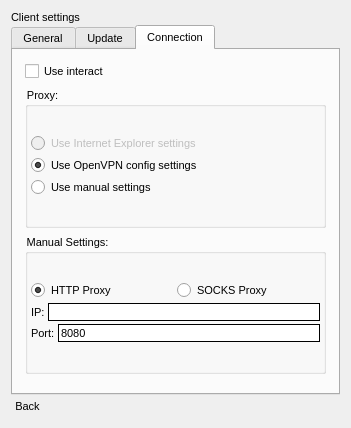
<?xml version="1.0" encoding="UTF-8"?>
<ui version="4.0">
 <class>ClientSettingsWidget</class>
 <widget class="QWidget" name="ClientSettingsWidget">
  <property name="geometry">
   <rect>
    <x>0</x>
    <y>0</y>
    <width>351</width>
    <height>428</height>
   </rect>
  </property>
  <property name="minimumSize">
   <size>
    <width>0</width>
    <height>285</height>
   </size>
  </property>
  <property name="windowTitle">
   <string>Form</string>
  </property>
  <property name="styleSheet">
   <string notr="true">font-size: 8pt;</string>
  </property>
  <layout class="QGridLayout" name="gridLayout">
   <item row="0" column="0">
    <layout class="QVBoxLayout" name="verticalLayout">
     <property name="spacing">
      <number>1</number>
     </property>
     <item>
      <widget class="QLabel" name="label">
       <property name="text">
        <string>Client settings</string>
       </property>
      </widget>
     </item>
     <item>
      <widget class="QTabWidget" name="tabWidget">
       <property name="sizePolicy">
        <sizepolicy hsizetype="Expanding" vsizetype="Expanding">
         <horstretch>0</horstretch>
         <verstretch>0</verstretch>
        </sizepolicy>
       </property>
       <property name="tabPosition">
        <enum>QTabWidget::North</enum>
       </property>
       <property name="tabShape">
        <enum>QTabWidget::Rounded</enum>
       </property>
       <property name="currentIndex">
        <number>2</number>
       </property>
       <widget class="QWidget" name="tabGeneral">
        <attribute name="title">
         <string>General</string>
        </attribute>
        <layout class="QGridLayout" name="gridLayout_5">
         <item row="0" column="0">
          <layout class="QVBoxLayout" name="verticalLayoutGeneral">
           <property name="leftMargin">
            <number>5</number>
           </property>
           <property name="topMargin">
            <number>3</number>
           </property>
           <property name="rightMargin">
            <number>5</number>
           </property>
           <property name="bottomMargin">
            <number>10</number>
           </property>
           <item>
            <widget class="QCheckBox" name="cbStartOnWindows">
             <property name="cursor">
              <cursorShape>PointingHandCursor</cursorShape>
             </property>
             <property name="text">
              <string>Start on windows startup</string>
             </property>
            </widget>
           </item>
           <item>
            <widget class="QCheckBox" name="cbBlockShutdown">
             <property name="cursor">
              <cursorShape>PointingHandCursor</cursorShape>
             </property>
             <property name="text">
              <string>Block shutdown</string>
             </property>
            </widget>
           </item>
           <item>
            <widget class="QCheckBox" name="cbAlwaysPopup">
             <property name="cursor">
              <cursorShape>PointingHandCursor</cursorShape>
             </property>
             <property name="text">
              <string>Popup on startup</string>
             </property>
            </widget>
           </item>
           <item>
            <widget class="QPushButton" name="cmdAddTap">
             <property name="cursor">
              <cursorShape>PointingHandCursor</cursorShape>
             </property>
             <property name="styleSheet">
              <string notr="true">:hover {background-color: rgb(195, 195, 195);}
QPushButton {;text-align:center;
	padding-left: 3px;
	padding-top: 3px;
   padding-right: 3px;
	padding-bottom: 3px;}</string>
             </property>
             <property name="text">
              <string>Add TAP</string>
             </property>
            </widget>
           </item>
           <item>
            <widget class="QPushButton" name="cmdRemoveTap">
             <property name="cursor">
              <cursorShape>PointingHandCursor</cursorShape>
             </property>
             <property name="styleSheet">
              <string notr="true">:hover {background-color: rgb(195, 195, 195);}
QPushButton {;text-align:center;
	padding-left: 3px;
	padding-top: 3px;
   padding-right: 3px;
	padding-bottom: 3px;}</string>
             </property>
             <property name="text">
              <string>Remove TAP</string>
             </property>
            </widget>
           </item>
           <item>
            <widget class="QLabel" name="lbTAPCount">
             <property name="text">
              <string>Current TAP count:</string>
             </property>
            </widget>
           </item>
           <item>
            <spacer name="verticalSpacer">
             <property name="orientation">
              <enum>Qt::Vertical</enum>
             </property>
             <property name="sizeHint" stdset="0">
              <size>
               <width>20</width>
               <height>40</height>
              </size>
             </property>
            </spacer>
           </item>
          </layout>
         </item>
        </layout>
       </widget>
       <widget class="QWidget" name="tabUpdate">
        <attribute name="title">
         <string>Update</string>
        </attribute>
        <layout class="QGridLayout" name="gridLayout_2">
         <item row="0" column="0">
          <layout class="QVBoxLayout" name="verticalLayoutUpdate">
           <property name="sizeConstraint">
            <enum>QLayout::SetDefaultConstraint</enum>
           </property>
           <property name="leftMargin">
            <number>5</number>
           </property>
           <property name="topMargin">
            <number>3</number>
           </property>
           <property name="rightMargin">
            <number>5</number>
           </property>
           <property name="bottomMargin">
            <number>10</number>
           </property>
           <item>
            <widget class="QCheckBox" name="cbCheckUpdate">
             <property name="cursor">
              <cursorShape>PointingHandCursor</cursorShape>
             </property>
             <property name="text">
              <string>Enable check update</string>
             </property>
            </widget>
           </item>
           <item>
            <widget class="QGroupBox" name="gbUpdateSource">
             <property name="title">
              <string>Source:</string>
             </property>
             <layout class="QGridLayout" name="gridLayout_10">
              <property name="leftMargin">
               <number>3</number>
              </property>
              <property name="topMargin">
               <number>3</number>
              </property>
              <property name="rightMargin">
               <number>3</number>
              </property>
              <property name="bottomMargin">
               <number>3</number>
              </property>
              <item row="0" column="0">
               <layout class="QVBoxLayout" name="verticalLayoutUpdateSource">
                <property name="spacing">
                 <number>3</number>
                </property>
                <property name="leftMargin">
                 <number>4</number>
                </property>
                <property name="topMargin">
                 <number>4</number>
                </property>
                <property name="rightMargin">
                 <number>4</number>
                </property>
                <property name="bottomMargin">
                 <number>4</number>
                </property>
                <item>
                 <widget class="QLineEdit" name="txtUpdateSource">
                  <property name="enabled">
                   <bool>true</bool>
                  </property>
                  <property name="readOnly">
                   <bool>true</bool>
                  </property>
                 </widget>
                </item>
                <item>
                 <layout class="QHBoxLayout" name="horizontalLayout">
                  <item>
                   <spacer name="horizontalSpacer">
                    <property name="orientation">
                     <enum>Qt::Horizontal</enum>
                    </property>
                    <property name="sizeHint" stdset="0">
                     <size>
                      <width>40</width>
                      <height>20</height>
                     </size>
                    </property>
                   </spacer>
                  </item>
                  <item>
                   <widget class="QPushButton" name="cmdChangeUpdateSource">
                    <property name="cursor">
                     <cursorShape>PointingHandCursor</cursorShape>
                    </property>
                    <property name="styleSheet">
                     <string notr="true">:hover {background-color: rgb(195, 195, 195);}
QPushButton {;text-align:center;
	padding-left: 3px;
	padding-top: 3px;
   padding-right: 3px;
	padding-bottom: 3px;}</string>
                    </property>
                    <property name="text">
                     <string>Change</string>
                    </property>
                    <property name="flat">
                     <bool>true</bool>
                    </property>
                   </widget>
                  </item>
                 </layout>
                </item>
               </layout>
              </item>
             </layout>
            </widget>
           </item>
           <item>
            <widget class="QGroupBox" name="gbDownloadSpource">
             <property name="title">
              <string>Download source:</string>
             </property>
             <layout class="QGridLayout" name="gridLayout_11">
              <property name="leftMargin">
               <number>3</number>
              </property>
              <property name="topMargin">
               <number>3</number>
              </property>
              <property name="rightMargin">
               <number>3</number>
              </property>
              <property name="bottomMargin">
               <number>3</number>
              </property>
              <item row="0" column="0">
               <layout class="QVBoxLayout" name="verticalLayouDownloadSource">
                <property name="spacing">
                 <number>3</number>
                </property>
                <property name="leftMargin">
                 <number>4</number>
                </property>
                <property name="topMargin">
                 <number>4</number>
                </property>
                <property name="rightMargin">
                 <number>4</number>
                </property>
                <property name="bottomMargin">
                 <number>4</number>
                </property>
                <item>
                 <widget class="QRadioButton" name="rbSecurepoint">
                  <property name="cursor">
                   <cursorShape>PointingHandCursor</cursorShape>
                  </property>
                  <property name="text">
                   <string>Securepoint</string>
                  </property>
                 </widget>
                </item>
                <item>
                 <widget class="QRadioButton" name="rbSourceforge">
                  <property name="cursor">
                   <cursorShape>PointingHandCursor</cursorShape>
                  </property>
                  <property name="text">
                   <string>Sourceforge</string>
                  </property>
                 </widget>
                </item>
               </layout>
              </item>
             </layout>
            </widget>
           </item>
          </layout>
         </item>
        </layout>
       </widget>
       <widget class="QWidget" name="tabConnection">
        <attribute name="title">
         <string>Connection</string>
        </attribute>
        <layout class="QGridLayout" name="gridLayout_4">
         <item row="0" column="0">
          <layout class="QGridLayout" name="gridLayout_3">
           <property name="leftMargin">
            <number>3</number>
           </property>
           <property name="topMargin">
            <number>3</number>
           </property>
           <property name="rightMargin">
            <number>3</number>
           </property>
           <property name="bottomMargin">
            <number>10</number>
           </property>
           <item row="0" column="0">
            <widget class="QCheckBox" name="cbInteract">
             <property name="cursor">
              <cursorShape>PointingHandCursor</cursorShape>
             </property>
             <property name="text">
              <string>Use interact</string>
             </property>
            </widget>
           </item>
           <item row="1" column="0">
            <widget class="QGroupBox" name="groupBox_2">
             <property name="minimumSize">
              <size>
               <width>0</width>
               <height>70</height>
              </size>
             </property>
             <property name="maximumSize">
              <size>
               <width>16777215</width>
               <height>16777215</height>
              </size>
             </property>
             <property name="title">
              <string>Proxy:</string>
             </property>
             <layout class="QGridLayout" name="gridLayout_9">
              <property name="leftMargin">
               <number>3</number>
              </property>
              <property name="topMargin">
               <number>3</number>
              </property>
              <property name="rightMargin">
               <number>3</number>
              </property>
              <property name="bottomMargin">
               <number>3</number>
              </property>
              <item row="0" column="0">
               <layout class="QVBoxLayout" name="verticalLayout_3">
                <property name="spacing">
                 <number>3</number>
                </property>
                <item>
                 <widget class="QRadioButton" name="rbUseIE">
                  <property name="enabled">
                   <bool>false</bool>
                  </property>
                  <property name="cursor">
                   <cursorShape>PointingHandCursor</cursorShape>
                  </property>
                  <property name="styleSheet">
                   <string notr="true"/>
                  </property>
                  <property name="text">
                   <string>Use Internet Explorer settings</string>
                  </property>
                 </widget>
                </item>
                <item>
                 <widget class="QRadioButton" name="rbUseConfig">
                  <property name="enabled">
                   <bool>true</bool>
                  </property>
                  <property name="minimumSize">
                   <size>
                    <width>0</width>
                    <height>0</height>
                   </size>
                  </property>
                  <property name="cursor">
                   <cursorShape>PointingHandCursor</cursorShape>
                  </property>
                  <property name="styleSheet">
                   <string notr="true"/>
                  </property>
                  <property name="text">
                   <string>Use OpenVPN config settings</string>
                  </property>
                  <property name="checked">
                   <bool>true</bool>
                  </property>
                 </widget>
                </item>
                <item>
                 <widget class="QRadioButton" name="rbUseManual">
                  <property name="cursor">
                   <cursorShape>PointingHandCursor</cursorShape>
                  </property>
                  <property name="styleSheet">
                   <string notr="true"/>
                  </property>
                  <property name="text">
                   <string>Use manual settings</string>
                  </property>
                 </widget>
                </item>
               </layout>
              </item>
             </layout>
            </widget>
           </item>
           <item row="2" column="0">
            <widget class="QGroupBox" name="groupBox">
             <property name="minimumSize">
              <size>
               <width>0</width>
               <height>90</height>
              </size>
             </property>
             <property name="maximumSize">
              <size>
               <width>16777215</width>
               <height>16777215</height>
              </size>
             </property>
             <property name="title">
              <string>Manual Settings:</string>
             </property>
             <layout class="QGridLayout" name="gridLayout_8">
              <property name="leftMargin">
               <number>3</number>
              </property>
              <property name="topMargin">
               <number>3</number>
              </property>
              <property name="rightMargin">
               <number>3</number>
              </property>
              <property name="bottomMargin">
               <number>3</number>
              </property>
              <item row="0" column="0">
               <layout class="QVBoxLayout" name="verticalLayout_2">
                <property name="spacing">
                 <number>3</number>
                </property>
                <item>
                 <layout class="QHBoxLayout" name="horizontalLayout_3">
                  <item>
                   <widget class="QRadioButton" name="rbHttpProxy">
                    <property name="cursor">
                     <cursorShape>PointingHandCursor</cursorShape>
                    </property>
                    <property name="styleSheet">
                     <string notr="true"/>
                    </property>
                    <property name="text">
                     <string>HTTP Proxy</string>
                    </property>
                    <property name="checked">
                     <bool>true</bool>
                    </property>
                   </widget>
                  </item>
                  <item>
                   <widget class="QRadioButton" name="rbSocksProxy">
                    <property name="cursor">
                     <cursorShape>PointingHandCursor</cursorShape>
                    </property>
                    <property name="styleSheet">
                     <string notr="true"/>
                    </property>
                    <property name="text">
                     <string>SOCKS Proxy</string>
                    </property>
                   </widget>
                  </item>
                 </layout>
                </item>
                <item>
                 <layout class="QGridLayout" name="gridLayout_6">
                  <item row="0" column="2">
                   <widget class="QLineEdit" name="txtProxyIP">
                    <property name="styleSheet">
                     <string notr="true">:enabled {border: 1px solid black; background-color: rgb(255, 255, 255);}
:disabled {border: 1px solid black; background-color: rgb(195, 195, 195);}
:hover {border: 1px solid red; }</string>
                    </property>
                   </widget>
                  </item>
                  <item row="0" column="0">
                   <widget class="QLabel" name="label_2">
                    <property name="text">
                     <string>IP:</string>
                    </property>
                   </widget>
                  </item>
                 </layout>
                </item>
                <item>
                 <layout class="QGridLayout" name="gridLayout_7">
                  <item row="0" column="1">
                   <widget class="QLineEdit" name="txtProxyPort">
                    <property name="styleSheet">
                     <string notr="true">:enabled {border: 1px solid black; background-color: rgb(255, 255, 255);}
:disabled {border: 1px solid black; background-color: rgb(195, 195, 195);}
:hover {border: 1px solid red; }</string>
                    </property>
                    <property name="text">
                     <string>8080</string>
                    </property>
                   </widget>
                  </item>
                  <item row="0" column="0">
                   <widget class="QLabel" name="label_3">
                    <property name="text">
                     <string>Port:</string>
                    </property>
                   </widget>
                  </item>
                 </layout>
                </item>
               </layout>
              </item>
             </layout>
            </widget>
           </item>
          </layout>
         </item>
        </layout>
       </widget>
      </widget>
     </item>
     <item>
      <layout class="QHBoxLayout" name="horizontalLayout_2">
       <property name="sizeConstraint">
        <enum>QLayout::SetDefaultConstraint</enum>
       </property>
       <item>
        <widget class="QPushButton" name="cmdBack">
         <property name="sizePolicy">
          <sizepolicy hsizetype="Minimum" vsizetype="Fixed">
           <horstretch>0</horstretch>
           <verstretch>0</verstretch>
          </sizepolicy>
         </property>
         <property name="maximumSize">
          <size>
           <width>16777215</width>
           <height>16777215</height>
          </size>
         </property>
         <property name="cursor">
          <cursorShape>PointingHandCursor</cursorShape>
         </property>
         <property name="toolTip">
          <string>Go back to the connection list</string>
         </property>
         <property name="styleSheet">
          <string notr="true">:hover {background-color: rgb(195, 195, 195);}
QPushButton {;text-align:center;
	padding-left: 3px;
	padding-top: 3px;
   padding-right: 3px;
	padding-bottom: 3px;}</string>
         </property>
         <property name="text">
          <string>Back</string>
         </property>
         <property name="flat">
          <bool>true</bool>
         </property>
        </widget>
       </item>
       <item>
        <spacer name="horizontalSpacer_2">
         <property name="orientation">
          <enum>Qt::Horizontal</enum>
         </property>
         <property name="sizeHint" stdset="0">
          <size>
           <width>40</width>
           <height>1</height>
          </size>
         </property>
        </spacer>
       </item>
      </layout>
     </item>
    </layout>
   </item>
  </layout>
 </widget>
 <resources/>
 <connections/>
</ui>
